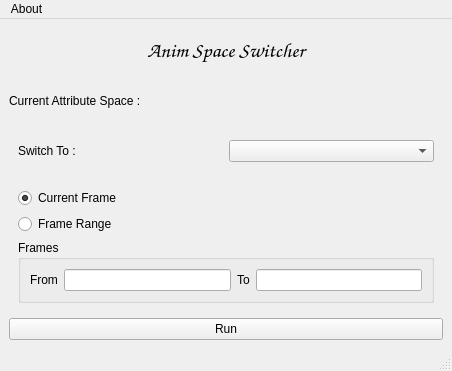
<?xml version="1.0" encoding="UTF-8"?>
<ui version="4.0">
 <class>MainWindow</class>
 <widget class="QMainWindow" name="MainWindow">
  <property name="geometry">
   <rect>
    <x>0</x>
    <y>0</y>
    <width>452</width>
    <height>371</height>
   </rect>
  </property>
  <property name="windowTitle">
   <string>AnimSpaceSwitcher</string>
  </property>
  <widget class="QWidget" name="centralwidget">
   <layout class="QVBoxLayout" name="verticalLayout">
    <item>
     <widget class="QLabel" name="lbl_title">
      <property name="maximumSize">
       <size>
        <width>16777215</width>
        <height>60</height>
       </size>
      </property>
      <property name="font">
       <font>
        <family>Comic Sans MS</family>
        <pointsize>16</pointsize>
        <weight>75</weight>
        <bold>true</bold>
       </font>
      </property>
      <property name="text">
       <string>Anim Space Switcher</string>
      </property>
      <property name="alignment">
       <set>Qt::AlignCenter</set>
      </property>
     </widget>
    </item>
    <item>
     <widget class="QLabel" name="lbl_current">
      <property name="text">
       <string>Current Attribute Space :</string>
      </property>
     </widget>
    </item>
    <item>
     <widget class="QFrame" name="frame">
      <layout class="QHBoxLayout" name="horizontalLayout">
       <item>
        <widget class="QLabel" name="lbl_switch">
         <property name="text">
          <string>Switch To :</string>
         </property>
        </widget>
       </item>
       <item>
        <widget class="QComboBox" name="cmb_attributes"/>
       </item>
      </layout>
     </widget>
    </item>
    <item>
     <widget class="QFrame" name="frame_2">
      <layout class="QVBoxLayout" name="verticalLayout_2">
       <item>
        <widget class="QRadioButton" name="rdo_current">
         <property name="text">
          <string>Current Frame</string>
         </property>
         <property name="checked">
          <bool>true</bool>
         </property>
        </widget>
       </item>
       <item>
        <widget class="QRadioButton" name="rdo_range">
         <property name="text">
          <string>Frame Range</string>
         </property>
        </widget>
       </item>
       <item>
        <widget class="QGroupBox" name="frames_group">
         <property name="title">
          <string>Frames</string>
         </property>
         <layout class="QHBoxLayout" name="horizontalLayout_2">
          <item>
           <widget class="QLabel" name="lbl_from">
            <property name="text">
             <string>From</string>
            </property>
           </widget>
          </item>
          <item>
           <widget class="QLineEdit" name="edit_from"/>
          </item>
          <item>
           <widget class="QLabel" name="lbl_to">
            <property name="text">
             <string>To</string>
            </property>
           </widget>
          </item>
          <item>
           <widget class="QLineEdit" name="edit_to"/>
          </item>
         </layout>
        </widget>
       </item>
      </layout>
     </widget>
    </item>
    <item>
     <widget class="QPushButton" name="btn_run">
      <property name="text">
       <string>Run</string>
      </property>
     </widget>
    </item>
   </layout>
  </widget>
  <widget class="QMenuBar" name="menubar">
   <property name="geometry">
    <rect>
     <x>0</x>
     <y>0</y>
     <width>452</width>
     <height>26</height>
    </rect>
   </property>
   <widget class="QMenu" name="menuAbout">
    <property name="title">
     <string>About</string>
    </property>
    <addaction name="actionInfo"/>
   </widget>
   <addaction name="menuAbout"/>
  </widget>
  <widget class="QStatusBar" name="statusbar"/>
  <action name="actionInfo">
   <property name="text">
    <string>Info</string>
   </property>
  </action>
 </widget>
 <resources/>
 <connections/>
</ui>
